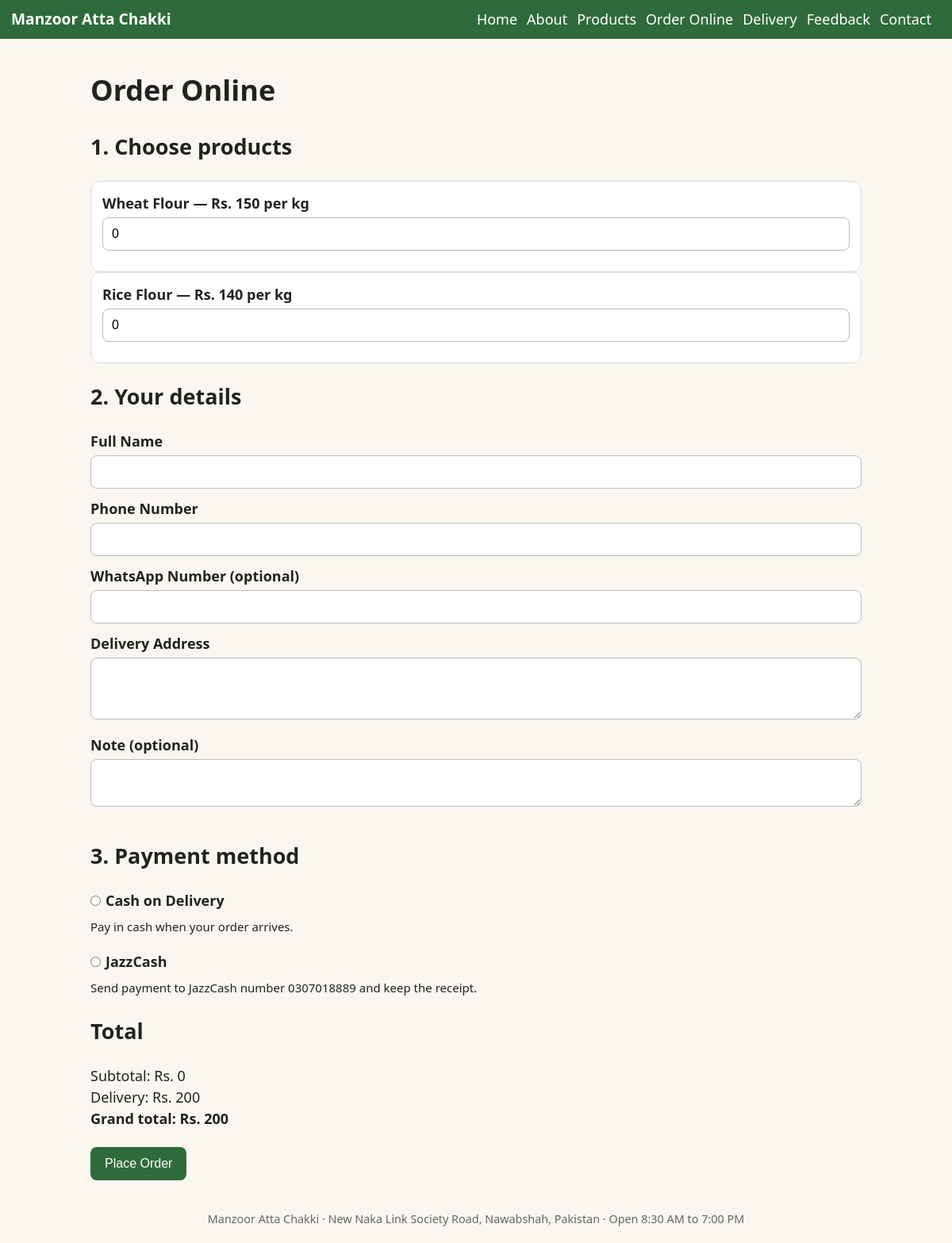
/order, run on the app's committed database.
### tables this page shows
CREATE TABLE settings(key TEXT PRIMARY KEY, value TEXT);

CREATE TABLE products(id INTEGER PRIMARY KEY, name TEXT, description TEXT DEFAULT '',
  price INTEGER, unit TEXT DEFAULT 'kg', available INTEGER DEFAULT 1, image TEXT);

CREATE TABLE payment_methods(id INTEGER PRIMARY KEY, name TEXT, details TEXT DEFAULT '', active INTEGER DEFAULT 1);

### app.py (the view, shortened to what this page needs)
@app.route('/order', methods=['GET', 'POST'])
def order():
    prods = q('SELECT * FROM products WHERE available=1')
    pms = q('SELECT * FROM payment_methods WHERE active=1')
    fee = int(S()['delivery_charge'])
    f = request.form
    return render_template('order.html', prods=prods, pms=pms, fee=fee, f=f)

### app.py (called while the page is built)
def db():
    if 'db' not in g:
        g.db = sqlite3.connect(DB)
        g.db.row_factory = sqlite3.Row
        g.db.execute('PRAGMA foreign_keys=ON')
    return g.db

def q(sql, a=(), one=False):
    c = db().execute(sql, a)
    return c.fetchone() if one else c.fetchall()

def S():
    return {r['key']: r['value'] for r in q('SELECT * FROM settings')}

def csrf_token():
    if '_csrf' not in session:
        session['_csrf'] = secrets.token_hex(16)
    return session['_csrf']

@app.context_processor
def ctx():
    return dict(s=S(), csrf=csrf_token, STATUSES=STATUSES)

@app.before_request
def csrf_check():
    if request.method == 'POST' and request.form.get('csrf', '') != session.get('_csrf', 'x'):
        abort(400)

### templates/order.html (shortened to what this page needs)
{% extends 'base.html' %}{% block c %}<h1>Order Online</h1>
<form method="post"><input type="hidden" name="csrf" value="{{ csrf() }}">
<h2>1. Choose products</h2>
{% for p in prods %}<div class="card"><label>{{ p.name }} — Rs. {{ p.price }} per {{ p.unit }}</label>
<input class="qty" type="number" name="qty_{{ p.id }}" data-price="{{ p.price }}" min="0" max="100" step="0.5" value="{{ f.get('qty_' ~ p.id, 0) }}"></div>{% else %}<p>No products available right now.</p>{% endfor %}
<h2>2. Your details</h2>
<label>Full Name</label><input name="name" value="{{ f.get('name','') }}" required>
<label>Phone Number</label><input name="phone" type="tel" value="{{ f.get('phone','') }}" required>
<label>WhatsApp Number (optional)</label><input name="whatsapp" type="tel" value="{{ f.get('whatsapp','') }}">
<label>Delivery Address</label><textarea name="address" rows="3" required>{{ f.get('address','') }}</textarea>
<label>Note (optional)</label><textarea name="note" rows="2">{{ f.get('note','') }}</textarea>
<h2>3. Payment method</h2>
{% for m in pms %}<p><label><input type="radio" name="payment" value="{{ m.id }}" {{ 'checked' if f.get('payment')==m.id|string }} required>{{ m.name }}</label><br><small>{{ m.details }}</small></p>{% endfor %}
<h2>Total</h2><p>Subtotal: Rs. <span id="sub">0</span><br>Delivery: Rs. {{ fee }}<br><b>Grand total: Rs. <span id="tot">{{ fee }}</span></b></p>
<button>Place Order</button></form>
{% endblock %}

### templates/base.html (shortened to what this page needs)
<!doctype html><html lang="en"><head><meta charset="utf-8"><meta name="viewport" content="width=device-width,initial-scale=1">
<title>{% block t %}{{ s.business_name }}{% endblock %}</title><link rel="stylesheet" href="{{ url_for('static', filename='style.css') }}"></head><body>
<header><a class="brand" href="/">{% if s.logo %}<img src="/uploads/{{ s.logo }}" alt="">{% endif %}{{ s.business_name }}</a>
<nav>{% if request.path.startswith('/admin') and session.admin %}
<a href="/admin">Dashboard</a><a href="/admin/orders">Orders</a><a href="/admin/products">Products</a><a href="/admin/customers">Customers</a><a href="/admin/settings">Settings</a><a href="/admin/logout">Logout</a>
{% else %}<a href="/">Home</a><a href="/about">About</a><a href="/products">Products</a><a href="/order">Order Online</a><a href="/delivery">Delivery</a><a href="/feedback">Feedback</a><a href="/contact">Contact</a>{% endif %}</nav></header>
<main>{% block c %}{% endblock %}</main>
<footer>{{ s.business_name }} · {{ s.address }} · Open {{ s.hours }}</footer></body></html>

### static/style.css (style rules this page uses)
:root { --g:#2f6b3a;--bg:#faf7f0;--tx:#222;--ln:#ddd }
* { box-sizing:border-box }
body { margin:0;font:18px/1.5 system-ui,sans-serif;background:var(--bg);color:var(--tx) }
header { background:var(--g);color:#fff;padding:10px 14px;display:flex;flex-wrap:wrap;gap:8px;align-items:center;justify-content:space-between }
header a { color:#fff;text-decoration:none;margin-right:12px }
.brand { font-weight:700;font-size:1.2rem;display:flex;align-items:center;gap:8px }
main { max-width:1000px;margin:auto;padding:14px }
footer { text-align:center;padding:20px;color:#666;font-size:.9rem }
.btn,button { display:inline-block;background:var(--g);color:#fff;border:0;border-radius:8px;padding:12px 18px;font-size:1rem;text-decoration:none;cursor:pointer;margin:4px 4px 4px 0 }
.card { background:#fff;border:1px solid var(--ln);border-radius:12px;padding:14px }
input,select,textarea { width:100%;padding:11px;font-size:1rem;border:1px solid #bbb;border-radius:8px;margin:4px 0 12px }
input[type=checkbox],input[type=radio] { width:auto;margin-right:6px }
label { font-weight:600 }

### data on the page
settings: business_name "Manzoor Atta Chakki"
products: name "Wheat Flour", price "150", unit "kg", get "0"
products: name "Rice Flour", price "140", unit "kg", get "0"
payment_methods: name "Cash on Delivery", details "Pay in cash when your order arrives."
payment_methods: name "JazzCash", details "Send payment to JazzCash number 0307018889 and keep the receipt."
settings: address "New Naka Link Society Road, Nawabshah, Pakistan"
settings: hours "8:30 AM to 7:00 PM"

### other printed values
{{ fee }} "200"
